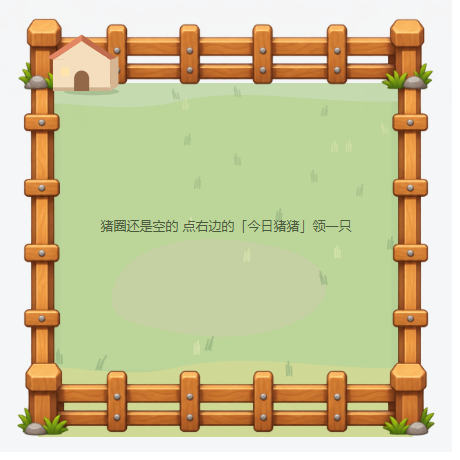
#> input picture tmp/pen-shots/pen-house.png, 460 x 460 px, found by its file name
$ python _probe-zoom3.py
#> lines starting #> are read from the running program, lines starting #| are printed output that depends on the picture

from PIL import Image
base = r"C:\Users\12252\Desktop\Files\Code\PigHub\dsh-pighub\tmp\pen-shots"
Image.open(base + r"\pen-house.png").convert("RGB").crop((10, 0, 190, 140)).resize((540, 420), Image.NEAREST).save(base + r"\_zoom-house2.png")
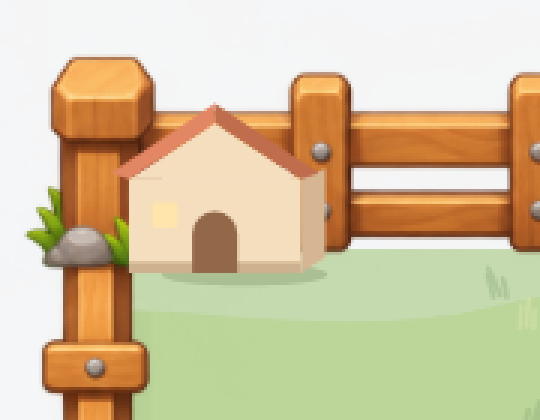
#> saved as _zoom-house2.png: PIL image 540x420 RGB; mean R, G, B 210.7, 194.9, 159.2
Image.open(base + r"\pen-house-front.png").convert("RGB").crop((10, 0, 190, 200)).resize((540, 600), Image.NEAREST).save(base + r"\_zoom-house-front2.png")
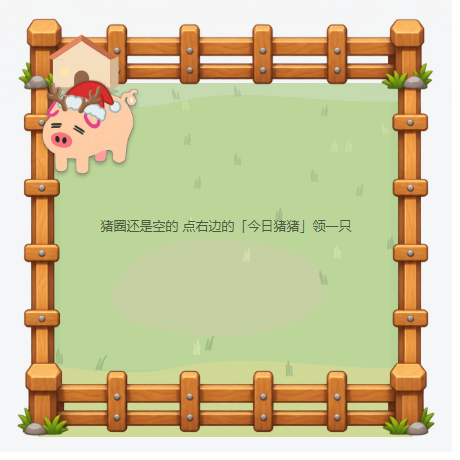
#> input picture tmp/pen-shots/pen-house-front.png, 460 x 460 px, found by its file name
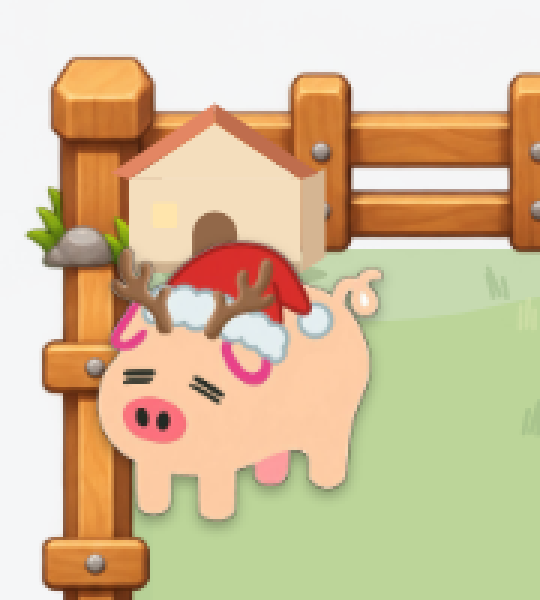
#> saved as _zoom-house-front2.png: PIL image 540x600 RGB; mean R, G, B 212, 191.3, 155.7
print("ok")
